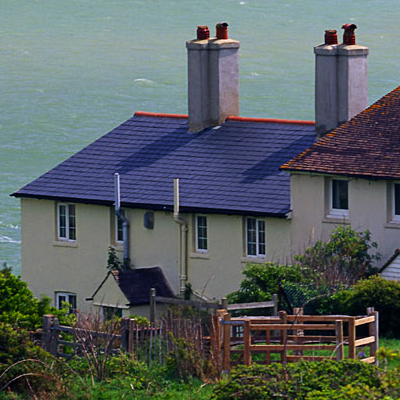
#> input picture 01-introduction/house.png, 400 x 400 px
$ jupyter execute opencv-demo.ipynb
#> lines starting #> are read from the running program, lines starting #| are printed output that depends on the picture
[cell 1]
import cv2
#from IPython.display import display
import numpy as np
# import ipywidgets
from ipywidgets import interact, interactive, fixed
from skimage import filters, io
from matplotlib import pyplot as plt

[cell 2]
plt.rc('figure', figsize=(10, 6))
np.set_printoptions(precision=4, suppress=True)

[cell 3]
cv2.__version__

[cell 4]
img = cv2.imread('house.png')
#> img is the input picture: shape (400, 400, 3); mean B, G, R 98.6, 97.9, 89.5

[cell 5]
type(img)

[cell 6]
# opencv returns BGR; convert to RGB for display using matplotlib
img2 = img[:,:,::-1]
#io.imshow(img2)
plt.imshow(img2)

[cell 7]
img_grey = cv2.cvtColor(img, cv2.COLOR_BGR2GRAY)
#display(io.Image(img_grey))
#io.imshow(img_grey)
plt.imshow(img_grey, cmap='gray')

[cell 8]
# the object containing a grey image (after convertion) is an integer array
# see more about conversion at
# http://docs.opencv.org/modules/imgproc/doc/miscellaneous_transformations.html

img_grey[1][1], type(img_grey)

[cell 9]
img_grey.size, img_grey.itemsize, img_grey.shape, img_grey.dtype

[cell 10]
# convert image to floats either using dtype
#newimg = np.ndarray(shape=img_grey.shape, dtype=float)
# or by dividing the original array by max value

newimg = img_grey/255.

[cell 11]
newimg[1][1], type(img_grey)

[cell 12]
newimg.size, newimg.itemsize, newimg.shape, newimg.dtype

[cell 13]
# convert to float and show a segment only
#img_grey *= 1./255.
#display(io.Image(newimg))
plt.imshow(newimg[:200,:200], cmap='gray')
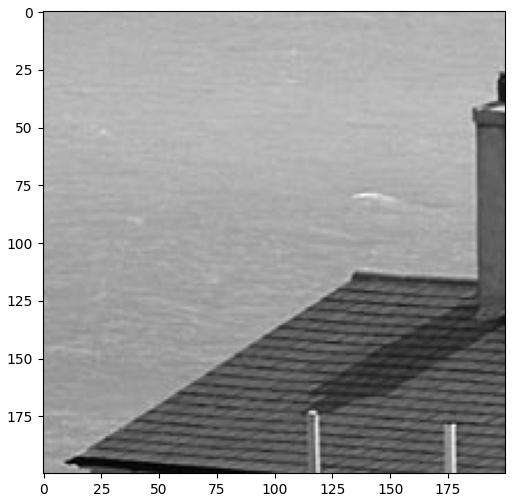
#> figure drawn by matplotlib, 1 panel

### DoG

[cell 14]
## DoG filter.
#  @param  img      input gray image.
#  @param  sigma    sigma for small Gaussian filter.
#  @param  k_sigma  large/small sigma (Gaussian filter).
def DoG(img, s, k):
    sL = s * k
    G_small = cv2.GaussianBlur(img,(5, 5), sigmaX=s,  sigmaY=s)
    G_large = cv2.GaussianBlur(img,(5, 5), sigmaX=sL, sigmaY=sL)
    D = G_small - G_large
    return D

[cell 15]
## DoG edge detection.
#  @param  img      input gray image.
#  @param  sigma    sigma for small Gaussian filter.
#  @param  k_sigma  large/small sigma (Gaussian filter).
#  @param  epsilon  threshold value for edge detection.
def DoGEdge(img, s, k, eps):
    D = DoG(img, s, k)
    retval, D_edge = cv2.threshold(D, eps, 1.0, cv2.THRESH_BINARY)
    return D_edge

[cell 16]
img_dog =DoG(newimg, 1.0, 2.0)
#> in DoG, `G_small = cv2.GaussianBlur(img,(5, 5), sigmaX=s,  sigmaY=s)`:
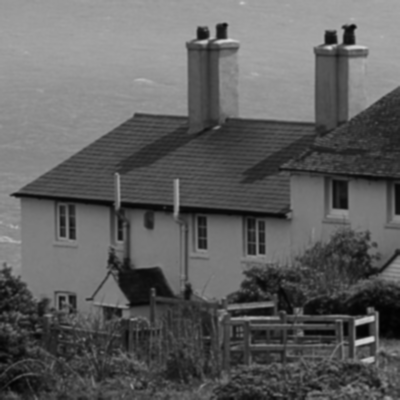
#> G_small: shape (400, 400) float64; min 0.00873, max 0.853, mean 0.374
#> in DoG, `D = G_small - G_large`:
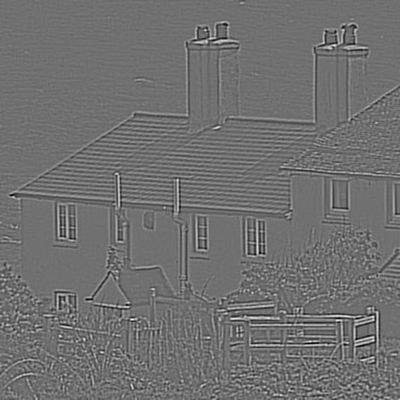
#> D: shape (400, 400) float64; min -0.111, max 0.141, mean -1.53e-06; drawn with min black and max white

[cell 17]
A = cv2.GaussianBlur(newimg,(5, 5), sigmaX=1.0,  sigmaY=1.0)
B = cv2.GaussianBlur(newimg,(5, 5), sigmaX=2.0,  sigmaY=2.0)
C = A - B
A[1][1], B[1][1], C[1][1]
#> Out = (0.598, 0.598, 0.000321)

[cell 18]
def showImg(s=1.0, k=2.0):
    #new_image = io.Image(DoG(img_grey, s, k))
    new_image = plt.imshow(DoG(img_grey, s, k), cmap='gray')
    return new_image

[cell 19]
w = interactive(showImg,
         s=(0.1, 10.0, 0.1),
         k=(0.1, 10.0, 0.1))
#> the sliders are set to s = 5.05, k = 5.05
#> call 2 of DoG, with s = 5.05, k = 5.05
#> in DoG (call 2), `D = G_small - G_large`:
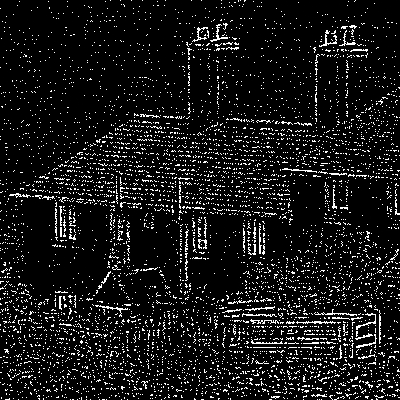
#> D: shape (400, 400); min 0, max 255, mean 22.7
display(w)

### XDoG

[cell 20]
## Sharp image from scaled DoG signal.
#  @param  img        input gray image.
#  @param  sigma      sigma for small Gaussian filter.
#  @param  k_sigma    large/small sigma (Gaussian filter).
#  @param  p          scale parameter for DoG signal to make sharp.
def sharpImage(img, s, k, p):
    sL = s * k
    G_small = cv2.GaussianBlur(img,(5, 5), sigmaX=s,  sigmaY=s)
    G_large = cv2.GaussianBlur(img,(5, 5), sigmaX=sL, sigmaY=sL)
    S = (1+p) * G_small - p * G_large
    return S

[cell 21]
## Soft threshold function to make ink rendering style.
#  @param  img        input gray image.
#  @param  epsilon    threshold value between dark and bright.
#  @param  phi        soft thresholding parameter.
def softThreshold(SI, eps, phi):
    T = np.zeros(SI.shape)
    SI_bright = SI >= eps
    SI_dark = SI < eps
    T[SI_bright] = 1.0
    T[SI_dark] = 1.0 + np.tanh( phi * (SI[SI_dark] - eps))
    #T[SI_bright] = 255
    #T[SI_dark] = min(max(round( 255*(1.0 + np.tanh( phi * (SI[SI_dark] - eps)) ))))
    return T

[cell 22]
## XDoG filter.
#  @param  img        input gray image.
#  @param  sigma      sigma for sharpImage.
#  @param  k_sigma    large/small sigma for sharpImage.
#  @param  p          scale parameter for sharpImage.
#  @param  epsilon    threshold value for softThreshold.
#  @param  phi        soft thresholding parameter for softThreshold.
def XDoG(img, s, k, p, eps, phi):
    S = sharpImage(img, s, k, p)
    SI = np.multiply(img, S)
    T = softThreshold(SI, eps, phi)
    return T

[cell 23]
img_xdog =XDoG(img_grey, 1.2, 2.0, 15.0, 0.5, 2.0)
#> in sharpImage, `S = (1+p) * G_small - p * G_large`:
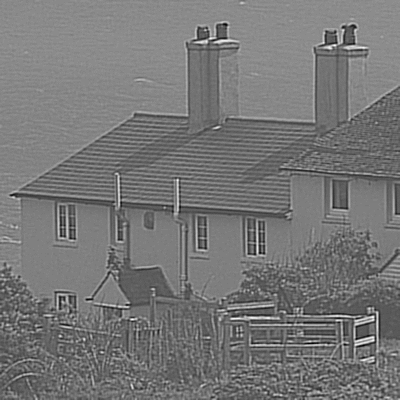
#> S: shape (400, 400) float64; min -275, max 519, mean 95.5; drawn with min black and max white
#> in XDoG, `SI = np.multiply(img, S)`:
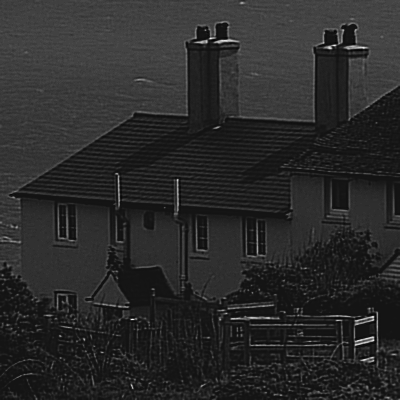
#> SI: shape (400, 400) float64; min -11128, max 127674, mean 12090.4; drawn with min black and max white
#> in softThreshold, `SI_bright = SI >= eps`:
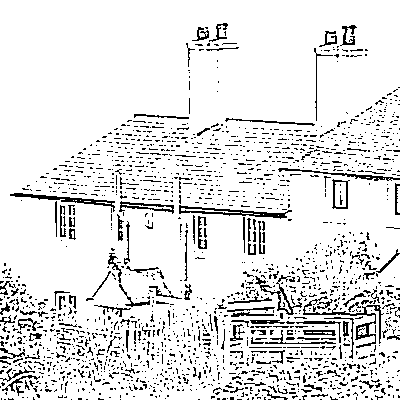
#> SI_bright: shape (400, 400) bool; 89.1% white; black in thin lines or dots
#> in softThreshold, `SI_dark = SI < eps`: SI_dark: shape (400, 400) bool; 10.9% white in thin lines or dots

[cell 24]
#display(io.Image(img_xdog))
plt.imshow(img_xdog, cmap='gray')

[cell 25]
def showImgXDoG(s=1.2, k=2.0, p=15.0, eps=0.5, phi=2.0):
    #new_image = io.Image(XDoG(img_grey, s, k, p, eps, phi))
    new_image = plt.imshow(XDoG(img_grey, s, k, p, eps, phi), cmap='gray')
    return new_image

[cell 26]
interactive(showImgXDoG,
         s=(0.1, 10.0, 0.1),
         k=(0.1, 10.0, 0.1),
         p=(0.1, 100.0, 0.1),
         eps=(-10.0, 10.0, 0.1),
         phi=(0.1, 100.0, 0.1) )
#> the sliders are set to s = 5.05, k = 5.05, p = 50.05, eps = 0.0, phi = 50.05
#> call 2 of XDoG, with s = 5.05, k = 5.05, p = 50.05, eps = 0, phi = 50.05
#> call 2 of sharpImage, with s = 5.05, k = 5.05, p = 50.05
#> in sharpImage (call 2), `S = (1+p) * G_small - p * G_large`:
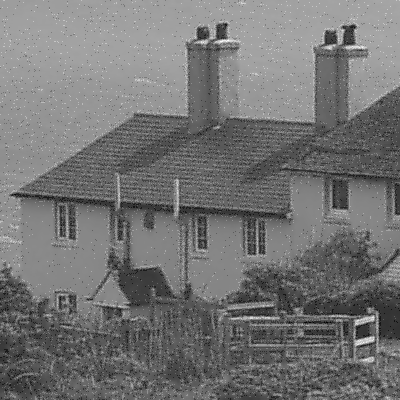
#> S: shape (400, 400) float64; min -69.1, max 291.1, mean 95.5; drawn with min black and max white
#> in XDoG (call 2), `SI = np.multiply(img, S)`:
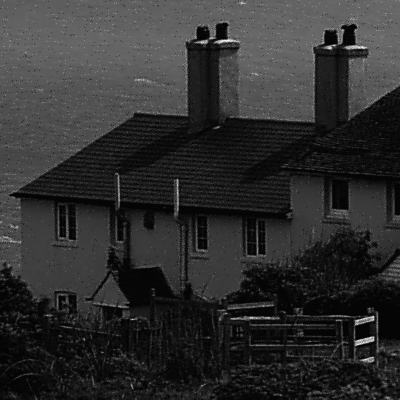
#> SI: shape (400, 400) float64; min -1352.7, max 66704.9, mean 11347.4; drawn with min black and max white
#> call 2 of softThreshold, with eps = 0, phi = 50.05
#> in softThreshold (call 2), `SI_bright = SI >= eps`:
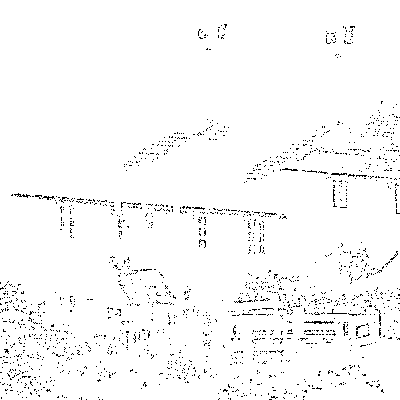
#> SI_bright: shape (400, 400) bool; 97.5% white; black in thin lines or dots
#> in softThreshold (call 2), `SI_dark = SI < eps`: SI_dark: shape (400, 400) bool; 2.5% white in thin lines or dots
